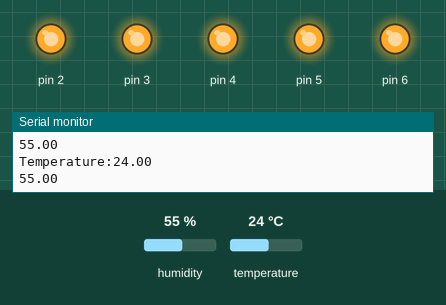
Recording of a sketch running on a simulated Arduino Uno, built with avr-gcc and run on an emulated ATmega328P. On the bench: output pins drawn as LEDs (lit = HIGH), the last lines printed to the serial monitor. The test bench sets the inputs (shaded band); at power-on: temperature 24 °C, humidity 55 %.

Above: at 3.2 s.
3.3 s: temperature set to 30 °C
6.0 s: temperature set to 33 °C
At 7.0 s:
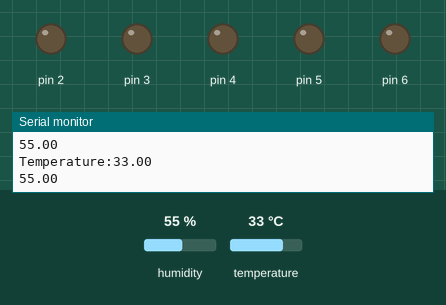
8.7 s: temperature set to 12 °C
At 10.7 s:
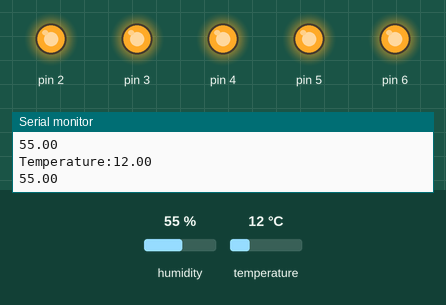
11.6 s: temperature set to 41 °C
At 13.1 s:
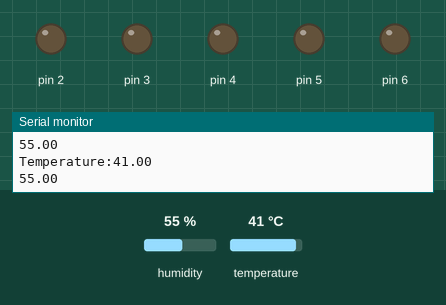
Timing chart, 0 to 14.6 s (numbered marks = the images above; inputs shaded):
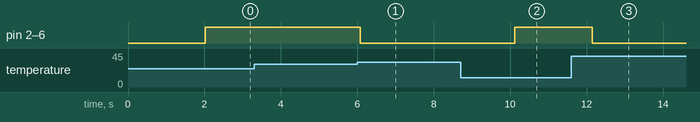

The sketch:

SmartFarm.ino
```cpp
#include "DHT.h"

DHT myDht(13, DHT11);

void setup() {
  // put your setup code here, to run once:
  Serial.begin(9600);
  myDht.begin();
  delay(2000);
  pinMode(2, OUTPUT);
  pinMode(3, OUTPUT);
  pinMode(4, OUTPUT);
  pinMode(5, OUTPUT);
  pinMode(6, OUTPUT);
}

void loop() {
  // put your main code here, to run repeatedly:

  float temp = myDht.readTemperature();
  float humidity = myDht.readHumidity();
  if (temp < 32) {
    digitalWrite(2, 1);
    digitalWrite(3, 1);
    digitalWrite(4, 1);
    digitalWrite(5, 1);
    digitalWrite(6, 1);

  } else {
    digitalWrite(2, 0);
    digitalWrite(3, 0);
    digitalWrite(4, 0);
    digitalWrite(5, 0);
    digitalWrite(6, 0);
  }
  Serial.print("Temperature:");
  Serial.println(temp);
  Serial.println(humidity);
  delay(1000);
}
```

Measured:
- the behaviour switches between 31 and 32 °C on temperature (found by bisection; images 0 and 1)
- after the input at 6.0 s, pin 2–6: HIGH → LOW after 0.07 s
- after the input at 8.7 s, pin 2–6: LOW → HIGH after 1.4 s
- after the input at 11.6 s, pin 2–6: HIGH → LOW after 0.55 s
